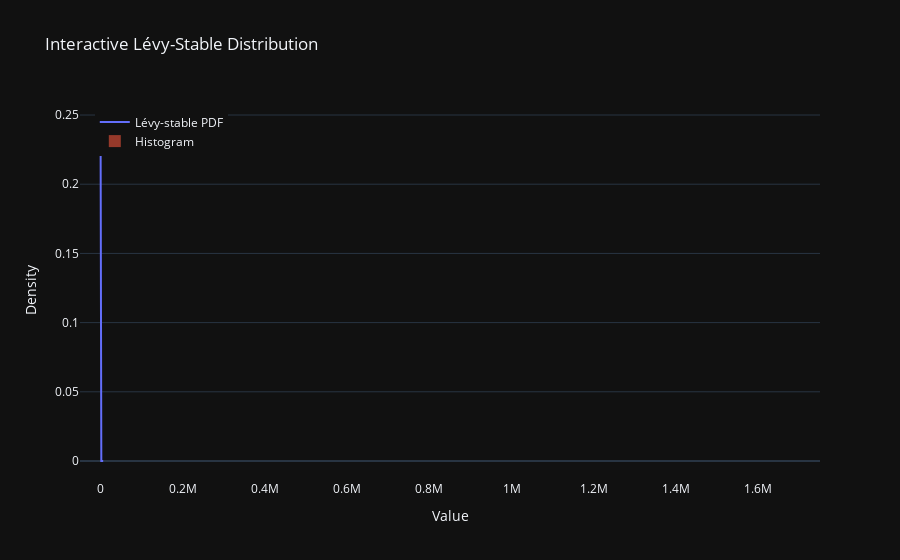

Notebook code for this chart:
### Code cell
import numpy as np
import plotly.graph_objects as go
from scipy.stats import levy_stable

# Parameters
alpha, beta = 0.5, 1
loc, scale = 0, 1

# Generate data for PDF
x = np.linspace(levy_stable.ppf(0.01, alpha, beta, loc=loc, scale=scale),
                levy_stable.ppf(0.99, alpha, beta, loc=loc, scale=scale), 100)
pdf = levy_stable.pdf(x, alpha, beta, loc=loc, scale=scale)

# Generate random samples
r = levy_stable.rvs(alpha, beta, loc=loc, scale=scale, size=100)

# Create the figure
fig = go.Figure()

# Add ProbabilityDensityFunction curve
fig.add_trace(go.Scatter(x=x, y=pdf, mode='lines', name='Lévy-stable PDF'))

# Add histogram
fig.add_trace(go.Histogram(x=r, histnorm='probability density', opacity=0.6, name='Histogram'))

# Customize layout
fig.update_layout(
    title="Interactive Lévy-Stable Distribution",
    xaxis_title="Value",
    yaxis_title="Density",
    legend=dict(x=0.02, y=0.98),
    template="plotly_dark"
)

# Show interactive plot
fig.show()
